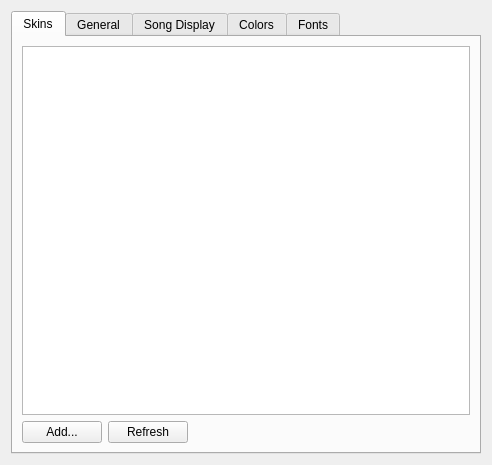
<?xml version="1.0" encoding="UTF-8"?>
<ui version="4.0">
 <class>SkinnedSettings</class>
 <widget class="QWidget" name="SkinnedSettings">
  <property name="geometry">
   <rect>
    <x>0</x>
    <y>0</y>
    <width>489</width>
    <height>465</height>
   </rect>
  </property>
  <property name="windowTitle">
   <string notr="true">Form</string>
  </property>
  <layout class="QGridLayout" name="gridLayout_3">
   <item row="0" column="0">
    <widget class="QTabWidget" name="tabWidget">
     <property name="currentIndex">
      <number>0</number>
     </property>
     <widget class="QWidget" name="tab_4">
      <attribute name="title">
       <string>Skins</string>
      </attribute>
      <layout class="QGridLayout" name="gridLayout_66">
       <item row="0" column="0" colspan="4">
        <widget class="QListWidget" name="listWidget">
         <property name="alternatingRowColors">
          <bool>true</bool>
         </property>
         <property name="movement">
          <enum>QListView::Static</enum>
         </property>
         <property name="flow">
          <enum>QListView::TopToBottom</enum>
         </property>
         <property name="viewMode">
          <enum>QListView::ListMode</enum>
         </property>
         <property name="modelColumn">
          <number>0</number>
         </property>
        </widget>
       </item>
       <item row="1" column="0" colspan="2">
        <widget class="QPushButton" name="skinInstallButton">
         <property name="minimumSize">
          <size>
           <width>0</width>
           <height>0</height>
          </size>
         </property>
         <property name="text">
          <string>Add...</string>
         </property>
         <property name="icon">
          <iconset theme="list-add">
           <normaloff>.</normaloff>.</iconset>
         </property>
        </widget>
       </item>
       <item row="1" column="2">
        <widget class="QPushButton" name="skinReloadButton">
         <property name="minimumSize">
          <size>
           <width>0</width>
           <height>0</height>
          </size>
         </property>
         <property name="text">
          <string>Refresh</string>
         </property>
         <property name="icon">
          <iconset theme="view-refresh">
           <normaloff>.</normaloff>.</iconset>
         </property>
        </widget>
       </item>
       <item row="1" column="3">
        <spacer name="horizontalSpacer">
         <property name="orientation">
          <enum>Qt::Horizontal</enum>
         </property>
         <property name="sizeHint" stdset="0">
          <size>
           <width>40</width>
           <height>20</height>
          </size>
         </property>
        </spacer>
       </item>
      </layout>
     </widget>
     <widget class="QWidget" name="tab">
      <attribute name="title">
       <string>General</string>
      </attribute>
      <layout class="QVBoxLayout" name="verticalLayout">
       <item>
        <widget class="QGroupBox" name="groupBox">
         <property name="title">
          <string>Main Window</string>
         </property>
         <layout class="QGridLayout" name="gridLayout">
          <item row="0" column="0" rowspan="2" colspan="2">
           <widget class="QCheckBox" name="hideOnCloseCheckBox">
            <property name="text">
             <string>Hide on close</string>
            </property>
           </widget>
          </item>
          <item row="0" column="2" rowspan="2">
           <widget class="QCheckBox" name="hiddenCheckBox">
            <property name="text">
             <string>Start hidden</string>
            </property>
           </widget>
          </item>
          <item row="2" column="0" colspan="3">
           <widget class="QCheckBox" name="skinCursorsCheckBox">
            <property name="text">
             <string>Use skin cursors</string>
            </property>
           </widget>
          </item>
          <item row="3" column="0" colspan="3">
           <layout class="QHBoxLayout" name="horizontalLayout">
            <item>
             <widget class="QLabel" name="label_6">
              <property name="text">
               <string>Window title format:</string>
              </property>
             </widget>
            </item>
            <item>
             <widget class="QLineEdit" name="windowTitleLineEdit"/>
            </item>
            <item>
             <widget class="QToolButton" name="windowTitleButton">
              <property name="text">
               <string>...</string>
              </property>
             </widget>
            </item>
           </layout>
          </item>
         </layout>
        </widget>
       </item>
       <item>
        <widget class="QGroupBox" name="groupBox_7">
         <property name="title">
          <string>Transparency</string>
         </property>
         <layout class="QGridLayout" name="gridLayout_4">
          <item row="0" column="0">
           <widget class="QLabel" name="label_3">
            <property name="text">
             <string>Main window</string>
            </property>
           </widget>
          </item>
          <item row="0" column="1">
           <widget class="QSlider" name="mwTransparencySlider">
            <property name="maximum">
             <number>90</number>
            </property>
            <property name="orientation">
             <enum>Qt::Horizontal</enum>
            </property>
           </widget>
          </item>
          <item row="0" column="2">
           <widget class="QLabel" name="mwTransparencyLabel">
            <property name="minimumSize">
             <size>
              <width>25</width>
              <height>0</height>
             </size>
            </property>
            <property name="text">
             <string>0</string>
            </property>
           </widget>
          </item>
          <item row="1" column="0">
           <widget class="QLabel" name="label_9">
            <property name="text">
             <string>Equalizer</string>
            </property>
           </widget>
          </item>
          <item row="1" column="1">
           <widget class="QSlider" name="eqTransparencySlider">
            <property name="maximum">
             <number>90</number>
            </property>
            <property name="orientation">
             <enum>Qt::Horizontal</enum>
            </property>
           </widget>
          </item>
          <item row="1" column="2">
           <widget class="QLabel" name="eqTransparencyLabel">
            <property name="text">
             <string>0</string>
            </property>
           </widget>
          </item>
          <item row="2" column="0">
           <widget class="QLabel" name="label_10">
            <property name="text">
             <string>Playlist</string>
            </property>
           </widget>
          </item>
          <item row="2" column="1">
           <widget class="QSlider" name="plTransparencySlider">
            <property name="maximum">
             <number>90</number>
            </property>
            <property name="orientation">
             <enum>Qt::Horizontal</enum>
            </property>
           </widget>
          </item>
          <item row="2" column="2">
           <widget class="QLabel" name="plTransparencyLabel">
            <property name="text">
             <string>0</string>
            </property>
           </widget>
          </item>
         </layout>
        </widget>
       </item>
       <item>
        <spacer name="verticalSpacer">
         <property name="orientation">
          <enum>Qt::Vertical</enum>
         </property>
         <property name="sizeHint" stdset="0">
          <size>
           <width>20</width>
           <height>40</height>
          </size>
         </property>
        </spacer>
       </item>
      </layout>
     </widget>
     <widget class="QWidget" name="tab_5">
      <attribute name="title">
       <string>Song Display</string>
      </attribute>
      <layout class="QVBoxLayout" name="verticalLayout_3">
       <item>
        <widget class="QGroupBox" name="groupBox_2">
         <property name="title">
          <string>Single Column Mode</string>
         </property>
         <layout class="QVBoxLayout" name="verticalLayout_2">
          <item>
           <widget class="QCheckBox" name="numbersCheckBox">
            <property name="text">
             <string>Show song numbers</string>
            </property>
           </widget>
          </item>
          <item>
           <widget class="QCheckBox" name="lengthsCheckBox">
            <property name="text">
             <string>Show song lengths</string>
            </property>
           </widget>
          </item>
          <item>
           <widget class="QCheckBox" name="alignCheckBox">
            <property name="enabled">
             <bool>false</bool>
            </property>
            <property name="text">
             <string>Align song numbers</string>
            </property>
           </widget>
          </item>
         </layout>
        </widget>
       </item>
       <item>
        <widget class="QCheckBox" name="protocolCheckBox">
         <property name="text">
          <string>Show protocol</string>
         </property>
        </widget>
       </item>
       <item>
        <widget class="QCheckBox" name="anchorCheckBox">
         <property name="text">
          <string>Show anchor</string>
         </property>
        </widget>
       </item>
       <item>
        <widget class="QCheckBox" name="playlistsCheckBox">
         <property name="text">
          <string>Show playlists</string>
         </property>
        </widget>
       </item>
       <item>
        <widget class="QCheckBox" name="showSplittersCheckBox">
         <property name="text">
          <string>Show splitters</string>
         </property>
        </widget>
       </item>
       <item>
        <widget class="QCheckBox" name="alternateSplitterColorCheckBox">
         <property name="text">
          <string>Alternate splitter color</string>
         </property>
        </widget>
       </item>
       <item>
        <widget class="QCheckBox" name="showNewPLCheckBox">
         <property name="enabled">
          <bool>false</bool>
         </property>
         <property name="text">
          <string>Show 'New Playlist' button</string>
         </property>
        </widget>
       </item>
       <item>
        <layout class="QHBoxLayout" name="horizontalLayout_2">
         <item>
          <widget class="QLabel" name="label_4">
           <property name="text">
            <string>Playlist separator:</string>
           </property>
          </widget>
         </item>
         <item>
          <widget class="QLineEdit" name="plSeplineEdit">
           <property name="enabled">
            <bool>false</bool>
           </property>
           <property name="sizePolicy">
            <sizepolicy hsizetype="Minimum" vsizetype="Fixed">
             <horstretch>0</horstretch>
             <verstretch>0</verstretch>
            </sizepolicy>
           </property>
          </widget>
         </item>
         <item>
          <spacer name="horizontalSpacer_3">
           <property name="orientation">
            <enum>Qt::Horizontal</enum>
           </property>
           <property name="sizeHint" stdset="0">
            <size>
             <width>40</width>
             <height>20</height>
            </size>
           </property>
          </spacer>
         </item>
        </layout>
       </item>
       <item>
        <widget class="QCheckBox" name="popupCheckBox">
         <property name="text">
          <string>Show popup information</string>
         </property>
        </widget>
       </item>
       <item>
        <layout class="QHBoxLayout" name="horizontalLayout_3">
         <item>
          <widget class="QPushButton" name="popupTemplateButton">
           <property name="enabled">
            <bool>false</bool>
           </property>
           <property name="text">
            <string>Edit template</string>
           </property>
           <property name="icon">
            <iconset theme="configure">
             <normaloff>.</normaloff>.</iconset>
           </property>
          </widget>
         </item>
         <item>
          <spacer name="horizontalSpacer_2">
           <property name="orientation">
            <enum>Qt::Horizontal</enum>
           </property>
           <property name="sizeHint" stdset="0">
            <size>
             <width>40</width>
             <height>20</height>
            </size>
           </property>
          </spacer>
         </item>
        </layout>
       </item>
       <item>
        <spacer name="verticalSpacer_2">
         <property name="orientation">
          <enum>Qt::Vertical</enum>
         </property>
         <property name="sizeHint" stdset="0">
          <size>
           <width>20</width>
           <height>144</height>
          </size>
         </property>
        </spacer>
       </item>
      </layout>
     </widget>
     <widget class="QWidget" name="tab_3">
      <attribute name="title">
       <string>Colors</string>
      </attribute>
      <layout class="QVBoxLayout" name="verticalLayout_4">
       <item>
        <widget class="QGroupBox" name="groupBox_3">
         <property name="title">
          <string>Playlist Colors</string>
         </property>
         <layout class="QVBoxLayout" name="verticalLayout_7">
          <item>
           <widget class="QCheckBox" name="plSkinColorsCheckBox">
            <property name="text">
             <string>Use skin colors</string>
            </property>
            <property name="checked">
             <bool>true</bool>
            </property>
           </widget>
          </item>
          <item>
           <widget class="QWidget" name="widget_2" native="true">
            <property name="enabled">
             <bool>false</bool>
            </property>
            <layout class="QGridLayout" name="gridLayout_5">
             <item row="0" column="0">
              <widget class="QLabel" name="label_7">
               <property name="text">
                <string>Background #1:</string>
               </property>
              </widget>
             </item>
             <item row="0" column="1">
              <widget class="ColorWidget" name="plBg1Color">
               <property name="sizePolicy">
                <sizepolicy hsizetype="Fixed" vsizetype="Fixed">
                 <horstretch>0</horstretch>
                 <verstretch>0</verstretch>
                </sizepolicy>
               </property>
               <property name="minimumSize">
                <size>
                 <width>20</width>
                 <height>20</height>
                </size>
               </property>
               <property name="maximumSize">
                <size>
                 <width>20</width>
                 <height>20</height>
                </size>
               </property>
               <property name="frameShape">
                <enum>QFrame::Box</enum>
               </property>
              </widget>
             </item>
             <item row="0" column="2" rowspan="5">
              <spacer name="horizontalSpacer_5">
               <property name="orientation">
                <enum>Qt::Horizontal</enum>
               </property>
               <property name="sizeHint" stdset="0">
                <size>
                 <width>40</width>
                 <height>43</height>
                </size>
               </property>
              </spacer>
             </item>
             <item row="0" column="3">
              <widget class="QLabel" name="label_12">
               <property name="text">
                <string>Normal text:</string>
               </property>
              </widget>
             </item>
             <item row="0" column="4">
              <widget class="ColorWidget" name="plTextNormalColor">
               <property name="sizePolicy">
                <sizepolicy hsizetype="Fixed" vsizetype="Fixed">
                 <horstretch>0</horstretch>
                 <verstretch>0</verstretch>
                </sizepolicy>
               </property>
               <property name="minimumSize">
                <size>
                 <width>20</width>
                 <height>20</height>
                </size>
               </property>
               <property name="maximumSize">
                <size>
                 <width>20</width>
                 <height>20</height>
                </size>
               </property>
               <property name="frameShape">
                <enum>QFrame::Box</enum>
               </property>
              </widget>
             </item>
             <item row="1" column="0">
              <widget class="QLabel" name="label_8">
               <property name="text">
                <string>Background #2:</string>
               </property>
              </widget>
             </item>
             <item row="1" column="1">
              <widget class="ColorWidget" name="plBg2Color">
               <property name="sizePolicy">
                <sizepolicy hsizetype="Fixed" vsizetype="Fixed">
                 <horstretch>0</horstretch>
                 <verstretch>0</verstretch>
                </sizepolicy>
               </property>
               <property name="minimumSize">
                <size>
                 <width>20</width>
                 <height>20</height>
                </size>
               </property>
               <property name="maximumSize">
                <size>
                 <width>20</width>
                 <height>20</height>
                </size>
               </property>
               <property name="frameShape">
                <enum>QFrame::Box</enum>
               </property>
              </widget>
             </item>
             <item row="1" column="3">
              <widget class="QLabel" name="label_13">
               <property name="text">
                <string>Current text:</string>
               </property>
              </widget>
             </item>
             <item row="1" column="4">
              <widget class="ColorWidget" name="plTextCurrentColor">
               <property name="sizePolicy">
                <sizepolicy hsizetype="Fixed" vsizetype="Fixed">
                 <horstretch>0</horstretch>
                 <verstretch>0</verstretch>
                </sizepolicy>
               </property>
               <property name="minimumSize">
                <size>
                 <width>20</width>
                 <height>20</height>
                </size>
               </property>
               <property name="maximumSize">
                <size>
                 <width>20</width>
                 <height>20</height>
                </size>
               </property>
               <property name="frameShape">
                <enum>QFrame::Box</enum>
               </property>
              </widget>
             </item>
             <item row="2" column="0">
              <widget class="QLabel" name="label_11">
               <property name="text">
                <string>Highlighted background:</string>
               </property>
              </widget>
             </item>
             <item row="2" column="1">
              <widget class="ColorWidget" name="plHlColor">
               <property name="sizePolicy">
                <sizepolicy hsizetype="Fixed" vsizetype="Fixed">
                 <horstretch>0</horstretch>
                 <verstretch>0</verstretch>
                </sizepolicy>
               </property>
               <property name="minimumSize">
                <size>
                 <width>20</width>
                 <height>20</height>
                </size>
               </property>
               <property name="maximumSize">
                <size>
                 <width>20</width>
                 <height>20</height>
                </size>
               </property>
               <property name="frameShape">
                <enum>QFrame::Box</enum>
               </property>
              </widget>
             </item>
             <item row="2" column="3">
              <widget class="QLabel" name="label_14">
               <property name="text">
                <string>Highlighted text:</string>
               </property>
              </widget>
             </item>
             <item row="2" column="4">
              <widget class="ColorWidget" name="plTextHlColor">
               <property name="sizePolicy">
                <sizepolicy hsizetype="Fixed" vsizetype="Fixed">
                 <horstretch>0</horstretch>
                 <verstretch>0</verstretch>
                </sizepolicy>
               </property>
               <property name="minimumSize">
                <size>
                 <width>20</width>
                 <height>20</height>
                </size>
               </property>
               <property name="maximumSize">
                <size>
                 <width>20</width>
                 <height>20</height>
                </size>
               </property>
               <property name="frameShape">
                <enum>QFrame::Box</enum>
               </property>
               <property name="frameShadow">
                <enum>QFrame::Plain</enum>
               </property>
              </widget>
             </item>
             <item row="3" column="0" rowspan="2">
              <widget class="QLabel" name="label_19">
               <property name="text">
                <string>Splitter:</string>
               </property>
              </widget>
             </item>
             <item row="3" column="1" rowspan="2">
              <widget class="ColorWidget" name="plSplitterColor">
               <property name="sizePolicy">
                <sizepolicy hsizetype="Fixed" vsizetype="Fixed">
                 <horstretch>0</horstretch>
                 <verstretch>0</verstretch>
                </sizepolicy>
               </property>
               <property name="minimumSize">
                <size>
                 <width>20</width>
                 <height>20</height>
                </size>
               </property>
               <property name="maximumSize">
                <size>
                 <width>20</width>
                 <height>20</height>
                </size>
               </property>
               <property name="baseSize">
                <size>
                 <width>20</width>
                 <height>20</height>
                </size>
               </property>
               <property name="frameShape">
                <enum>QFrame::Box</enum>
               </property>
               <property name="frameShadow">
                <enum>QFrame::Plain</enum>
               </property>
              </widget>
             </item>
             <item row="4" column="3">
              <widget class="QLabel" name="label_16">
               <property name="text">
                <string>Group text:</string>
               </property>
              </widget>
             </item>
             <item row="4" column="4">
              <widget class="ColorWidget" name="plGrTextColor">
               <property name="sizePolicy">
                <sizepolicy hsizetype="Fixed" vsizetype="Fixed">
                 <horstretch>0</horstretch>
                 <verstretch>0</verstretch>
                </sizepolicy>
               </property>
               <property name="minimumSize">
                <size>
                 <width>20</width>
                 <height>20</height>
                </size>
               </property>
               <property name="frameShape">
                <enum>QFrame::Box</enum>
               </property>
               <property name="frameShadow">
                <enum>QFrame::Plain</enum>
               </property>
              </widget>
             </item>
             <item row="6" column="0">
              <widget class="QLabel" name="label_15">
               <property name="enabled">
                <bool>false</bool>
               </property>
               <property name="text">
                <string>Group background:</string>
               </property>
              </widget>
             </item>
             <item row="6" column="1">
              <widget class="ColorWidget" name="plGrBgColor">
               <property name="enabled">
                <bool>false</bool>
               </property>
               <property name="sizePolicy">
                <sizepolicy hsizetype="Fixed" vsizetype="Fixed">
                 <horstretch>0</horstretch>
                 <verstretch>0</verstretch>
                </sizepolicy>
               </property>
               <property name="minimumSize">
                <size>
                 <width>20</width>
                 <height>20</height>
                </size>
               </property>
               <property name="frameShape">
                <enum>QFrame::Box</enum>
               </property>
               <property name="frameShadow">
                <enum>QFrame::Plain</enum>
               </property>
              </widget>
             </item>
             <item row="8" column="0">
              <widget class="QLabel" name="label_20">
               <property name="enabled">
                <bool>false</bool>
               </property>
               <property name="text">
                <string>Current track background:</string>
               </property>
              </widget>
             </item>
             <item row="8" column="1">
              <widget class="ColorWidget" name="plCurrentTrackBgColor">
               <property name="enabled">
                <bool>false</bool>
               </property>
               <property name="sizePolicy">
                <sizepolicy hsizetype="Fixed" vsizetype="Fixed">
                 <horstretch>0</horstretch>
                 <verstretch>0</verstretch>
                </sizepolicy>
               </property>
               <property name="minimumSize">
                <size>
                 <width>20</width>
                 <height>20</height>
                </size>
               </property>
               <property name="frameShape">
                <enum>QFrame::Box</enum>
               </property>
               <property name="frameShadow">
                <enum>QFrame::Plain</enum>
               </property>
              </widget>
             </item>
             <item row="8" column="3" colspan="3">
              <spacer name="horizontalSpacer_10">
               <property name="orientation">
                <enum>Qt::Horizontal</enum>
               </property>
               <property name="sizeHint" stdset="0">
                <size>
                 <width>189</width>
                 <height>20</height>
                </size>
               </property>
              </spacer>
             </item>
             <item row="9" column="0" colspan="6">
              <layout class="QHBoxLayout" name="horizontalLayout_5">
               <item>
                <spacer name="horizontalSpacer_7">
                 <property name="orientation">
                  <enum>Qt::Horizontal</enum>
                 </property>
                 <property name="sizeHint" stdset="0">
                  <size>
                   <width>40</width>
                   <height>20</height>
                  </size>
                 </property>
                </spacer>
               </item>
               <item>
                <widget class="QPushButton" name="loadSkinColorsButton">
                 <property name="text">
                  <string>Load skin colors</string>
                 </property>
                </widget>
               </item>
              </layout>
             </item>
             <item row="6" column="3" colspan="3">
              <spacer name="horizontalSpacer_9">
               <property name="orientation">
                <enum>Qt::Horizontal</enum>
               </property>
               <property name="sizeHint" stdset="0">
                <size>
                 <width>110</width>
                 <height>20</height>
                </size>
               </property>
              </spacer>
             </item>
             <item row="0" column="5" rowspan="5">
              <spacer name="horizontalSpacer_6">
               <property name="orientation">
                <enum>Qt::Horizontal</enum>
               </property>
               <property name="sizeHint" stdset="0">
                <size>
                 <width>66</width>
                 <height>68</height>
                </size>
               </property>
              </spacer>
             </item>
             <item row="5" column="0" colspan="6">
              <widget class="QCheckBox" name="plOverrideGroupBgCheckBox">
               <property name="text">
                <string>Override group background</string>
               </property>
              </widget>
             </item>
             <item row="7" column="0" colspan="6">
              <widget class="QCheckBox" name="plOverrideCurrentBgCheckBox">
               <property name="text">
                <string>Override current track background</string>
               </property>
              </widget>
             </item>
            </layout>
           </widget>
          </item>
         </layout>
        </widget>
       </item>
       <item>
        <spacer name="verticalSpacer_4">
         <property name="orientation">
          <enum>Qt::Vertical</enum>
         </property>
         <property name="sizeHint" stdset="0">
          <size>
           <width>20</width>
           <height>98</height>
          </size>
         </property>
        </spacer>
       </item>
      </layout>
     </widget>
     <widget class="QWidget" name="tab_2">
      <attribute name="title">
       <string>Fonts</string>
      </attribute>
      <layout class="QGridLayout" name="gridLayout_2">
       <item row="0" column="0">
        <widget class="QLabel" name="label">
         <property name="sizePolicy">
          <sizepolicy hsizetype="Preferred" vsizetype="Preferred">
           <horstretch>0</horstretch>
           <verstretch>0</verstretch>
          </sizepolicy>
         </property>
         <property name="text">
          <string>Player:</string>
         </property>
         <property name="alignment">
          <set>Qt::AlignLeading|Qt::AlignLeft|Qt::AlignVCenter</set>
         </property>
        </widget>
       </item>
       <item row="0" column="1">
        <widget class="QLabel" name="mainFontLabel">
         <property name="sizePolicy">
          <sizepolicy hsizetype="Expanding" vsizetype="Preferred">
           <horstretch>0</horstretch>
           <verstretch>0</verstretch>
          </sizepolicy>
         </property>
         <property name="frameShape">
          <enum>QFrame::StyledPanel</enum>
         </property>
         <property name="frameShadow">
          <enum>QFrame::Sunken</enum>
         </property>
         <property name="text">
          <string>???</string>
         </property>
        </widget>
       </item>
       <item row="0" column="2">
        <widget class="QToolButton" name="mainFontButton">
         <property name="text">
          <string>...</string>
         </property>
        </widget>
       </item>
       <item row="1" column="0">
        <widget class="QLabel" name="label_2">
         <property name="sizePolicy">
          <sizepolicy hsizetype="Preferred" vsizetype="Preferred">
           <horstretch>0</horstretch>
           <verstretch>0</verstretch>
          </sizepolicy>
         </property>
         <property name="text">
          <string>Playlist:</string>
         </property>
         <property name="alignment">
          <set>Qt::AlignLeading|Qt::AlignLeft|Qt::AlignVCenter</set>
         </property>
        </widget>
       </item>
       <item row="1" column="1">
        <widget class="QLabel" name="plFontLabel">
         <property name="sizePolicy">
          <sizepolicy hsizetype="Expanding" vsizetype="Preferred">
           <horstretch>0</horstretch>
           <verstretch>0</verstretch>
          </sizepolicy>
         </property>
         <property name="frameShape">
          <enum>QFrame::StyledPanel</enum>
         </property>
         <property name="frameShadow">
          <enum>QFrame::Sunken</enum>
         </property>
         <property name="text">
          <string>???</string>
         </property>
        </widget>
       </item>
       <item row="1" column="2">
        <widget class="QToolButton" name="plFontButton">
         <property name="text">
          <string>...</string>
         </property>
        </widget>
       </item>
       <item row="2" column="0">
        <widget class="QLabel" name="label_5">
         <property name="text">
          <string>Column headers:</string>
         </property>
        </widget>
       </item>
       <item row="2" column="1">
        <widget class="QLabel" name="headerFontLabel">
         <property name="frameShape">
          <enum>QFrame::StyledPanel</enum>
         </property>
         <property name="frameShadow">
          <enum>QFrame::Sunken</enum>
         </property>
         <property name="text">
          <string>???</string>
         </property>
        </widget>
       </item>
       <item row="2" column="2">
        <widget class="QToolButton" name="headerFontButton">
         <property name="text">
          <string>...</string>
         </property>
        </widget>
       </item>
       <item row="3" column="0" colspan="3">
        <layout class="QHBoxLayout" name="horizontalLayout_4">
         <item>
          <spacer name="horizontalSpacer_4">
           <property name="orientation">
            <enum>Qt::Horizontal</enum>
           </property>
           <property name="sizeHint" stdset="0">
            <size>
             <width>348</width>
             <height>20</height>
            </size>
           </property>
          </spacer>
         </item>
         <item>
          <widget class="QPushButton" name="resetFontsButton">
           <property name="text">
            <string>Reset fonts</string>
           </property>
          </widget>
         </item>
        </layout>
       </item>
       <item row="4" column="0" colspan="2">
        <widget class="QCheckBox" name="useBitmapCheckBox">
         <property name="text">
          <string>Use bitmap font if available</string>
         </property>
        </widget>
       </item>
       <item row="5" column="0" colspan="2">
        <spacer name="verticalSpacer_3">
         <property name="orientation">
          <enum>Qt::Vertical</enum>
         </property>
         <property name="sizeHint" stdset="0">
          <size>
           <width>418</width>
           <height>271</height>
          </size>
         </property>
        </spacer>
       </item>
      </layout>
     </widget>
    </widget>
   </item>
  </layout>
 </widget>
 <customwidgets>
  <customwidget>
   <class>ColorWidget</class>
   <extends>QFrame</extends>
   <header>colorwidget.h</header>
   <container>1</container>
  </customwidget>
 </customwidgets>
 <resources/>
 <connections>
  <connection>
   <sender>mwTransparencySlider</sender>
   <signal>valueChanged(int)</signal>
   <receiver>mwTransparencyLabel</receiver>
   <slot>setNum(int)</slot>
   <hints>
    <hint type="sourcelabel">
     <x>433</x>
     <y>236</y>
    </hint>
    <hint type="destinationlabel">
     <x>464</x>
     <y>236</y>
    </hint>
   </hints>
  </connection>
  <connection>
   <sender>eqTransparencySlider</sender>
   <signal>valueChanged(int)</signal>
   <receiver>eqTransparencyLabel</receiver>
   <slot>setNum(int)</slot>
   <hints>
    <hint type="sourcelabel">
     <x>433</x>
     <y>262</y>
    </hint>
    <hint type="destinationlabel">
     <x>464</x>
     <y>262</y>
    </hint>
   </hints>
  </connection>
  <connection>
   <sender>plTransparencySlider</sender>
   <signal>valueChanged(int)</signal>
   <receiver>plTransparencyLabel</receiver>
   <slot>setNum(int)</slot>
   <hints>
    <hint type="sourcelabel">
     <x>433</x>
     <y>288</y>
    </hint>
    <hint type="destinationlabel">
     <x>464</x>
     <y>288</y>
    </hint>
   </hints>
  </connection>
  <connection>
   <sender>popupCheckBox</sender>
   <signal>toggled(bool)</signal>
   <receiver>popupTemplateButton</receiver>
   <slot>setEnabled(bool)</slot>
   <hints>
    <hint type="sourcelabel">
     <x>182</x>
     <y>398</y>
    </hint>
    <hint type="destinationlabel">
     <x>128</x>
     <y>439</y>
    </hint>
   </hints>
  </connection>
  <connection>
   <sender>numbersCheckBox</sender>
   <signal>toggled(bool)</signal>
   <receiver>alignCheckBox</receiver>
   <slot>setEnabled(bool)</slot>
   <hints>
    <hint type="sourcelabel">
     <x>166</x>
     <y>98</y>
    </hint>
    <hint type="destinationlabel">
     <x>169</x>
     <y>154</y>
    </hint>
   </hints>
  </connection>
  <connection>
   <sender>playlistsCheckBox</sender>
   <signal>toggled(bool)</signal>
   <receiver>plSeplineEdit</receiver>
   <slot>setEnabled(bool)</slot>
   <hints>
    <hint type="sourcelabel">
     <x>211</x>
     <y>246</y>
    </hint>
    <hint type="destinationlabel">
     <x>263</x>
     <y>369</y>
    </hint>
   </hints>
  </connection>
  <connection>
   <sender>playlistsCheckBox</sender>
   <signal>toggled(bool)</signal>
   <receiver>showNewPLCheckBox</receiver>
   <slot>setEnabled(bool)</slot>
   <hints>
    <hint type="sourcelabel">
     <x>105</x>
     <y>246</y>
    </hint>
    <hint type="destinationlabel">
     <x>105</x>
     <y>330</y>
    </hint>
   </hints>
  </connection>
  <connection>
   <sender>plSkinColorsCheckBox</sender>
   <signal>toggled(bool)</signal>
   <receiver>widget_2</receiver>
   <slot>setDisabled(bool)</slot>
   <hints>
    <hint type="sourcelabel">
     <x>109</x>
     <y>85</y>
    </hint>
    <hint type="destinationlabel">
     <x>133</x>
     <y>105</y>
    </hint>
   </hints>
  </connection>
  <connection>
   <sender>plOverrideGroupBgCheckBox</sender>
   <signal>toggled(bool)</signal>
   <receiver>label_15</receiver>
   <slot>setEnabled(bool)</slot>
   <hints>
    <hint type="sourcelabel">
     <x>89</x>
     <y>229</y>
    </hint>
    <hint type="destinationlabel">
     <x>90</x>
     <y>255</y>
    </hint>
   </hints>
  </connection>
  <connection>
   <sender>plOverrideGroupBgCheckBox</sender>
   <signal>toggled(bool)</signal>
   <receiver>plGrBgColor</receiver>
   <slot>setEnabled(bool)</slot>
   <hints>
    <hint type="sourcelabel">
     <x>202</x>
     <y>231</y>
    </hint>
    <hint type="destinationlabel">
     <x>205</x>
     <y>257</y>
    </hint>
   </hints>
  </connection>
  <connection>
   <sender>plOverrideCurrentBgCheckBox</sender>
   <signal>toggled(bool)</signal>
   <receiver>label_20</receiver>
   <slot>setEnabled(bool)</slot>
   <hints>
    <hint type="sourcelabel">
     <x>61</x>
     <y>290</y>
    </hint>
    <hint type="destinationlabel">
     <x>62</x>
     <y>312</y>
    </hint>
   </hints>
  </connection>
  <connection>
   <sender>plOverrideCurrentBgCheckBox</sender>
   <signal>toggled(bool)</signal>
   <receiver>plCurrentTrackBgColor</receiver>
   <slot>setEnabled(bool)</slot>
   <hints>
    <hint type="sourcelabel">
     <x>236</x>
     <y>284</y>
    </hint>
    <hint type="destinationlabel">
     <x>208</x>
     <y>310</y>
    </hint>
   </hints>
  </connection>
 </connections>
</ui>
